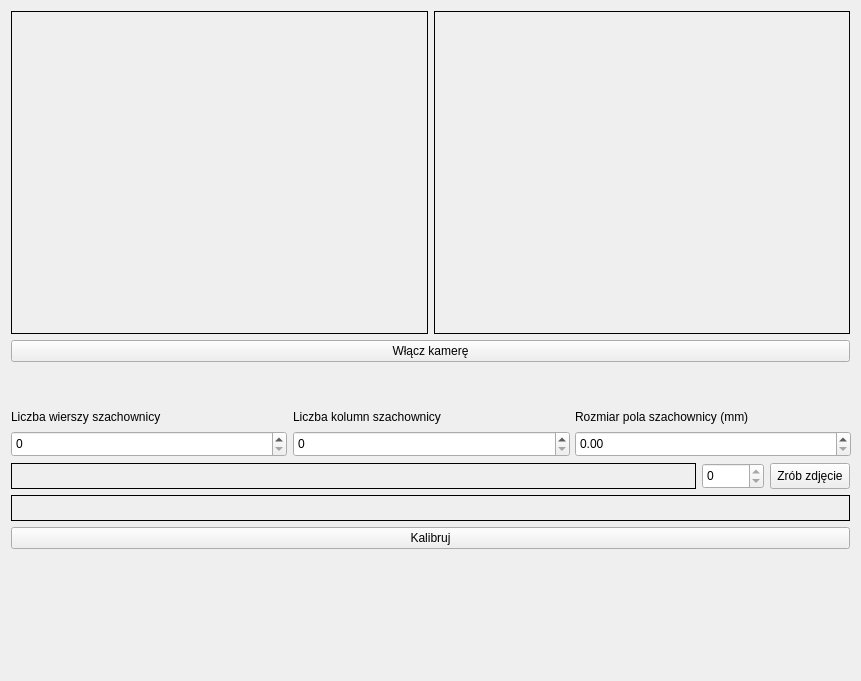
<?xml version="1.0" encoding="UTF-8"?>
<ui version="4.0">
 <class>widgetCalibration</class>
 <widget class="QWidget" name="widgetCalibration">
  <property name="geometry">
   <rect>
    <x>0</x>
    <y>0</y>
    <width>861</width>
    <height>681</height>
   </rect>
  </property>
  <property name="minimumSize">
   <size>
    <width>861</width>
    <height>681</height>
   </size>
  </property>
  <property name="windowTitle">
   <string>Form</string>
  </property>
  <layout class="QVBoxLayout" name="verticalLayout">
   <item>
    <layout class="QGridLayout" name="gridLayout">
     <property name="sizeConstraint">
      <enum>QLayout::SetNoConstraint</enum>
     </property>
     <item row="0" column="0">
      <widget class="QLabel" name="leftCamera">
       <property name="minimumSize">
        <size>
         <width>412</width>
         <height>303</height>
        </size>
       </property>
       <property name="sizeIncrement">
        <size>
         <width>1</width>
         <height>1</height>
        </size>
       </property>
       <property name="frameShape">
        <enum>QFrame::Box</enum>
       </property>
       <property name="text">
        <string/>
       </property>
      </widget>
     </item>
     <item row="0" column="1">
      <widget class="QLabel" name="rightCamera">
       <property name="minimumSize">
        <size>
         <width>412</width>
         <height>303</height>
        </size>
       </property>
       <property name="sizeIncrement">
        <size>
         <width>1</width>
         <height>1</height>
        </size>
       </property>
       <property name="frameShape">
        <enum>QFrame::Box</enum>
       </property>
       <property name="text">
        <string/>
       </property>
      </widget>
     </item>
    </layout>
   </item>
   <item>
    <widget class="QPushButton" name="pushButtonTurnCameraOn">
     <property name="text">
      <string>Włącz kamerę</string>
     </property>
     <property name="checkable">
      <bool>true</bool>
     </property>
     <property name="checked">
      <bool>false</bool>
     </property>
    </widget>
   </item>
   <item>
    <spacer name="verticalSpacer">
     <property name="orientation">
      <enum>Qt::Vertical</enum>
     </property>
     <property name="sizeType">
      <enum>QSizePolicy::Fixed</enum>
     </property>
     <property name="sizeHint" stdset="0">
      <size>
       <width>20</width>
       <height>40</height>
      </size>
     </property>
    </spacer>
   </item>
   <item>
    <layout class="QGridLayout" name="gridLayout_2">
     <item row="1" column="0">
      <widget class="QSpinBox" name="spinBoxRows">
       <property name="minimumSize">
        <size>
         <width>276</width>
         <height>26</height>
        </size>
       </property>
      </widget>
     </item>
     <item row="1" column="1">
      <widget class="QSpinBox" name="spinBoxCols">
       <property name="minimumSize">
        <size>
         <width>277</width>
         <height>26</height>
        </size>
       </property>
      </widget>
     </item>
     <item row="1" column="2">
      <widget class="QDoubleSpinBox" name="doubleSpinBoxSquareSize">
       <property name="minimumSize">
        <size>
         <width>276</width>
         <height>26</height>
        </size>
       </property>
      </widget>
     </item>
     <item row="0" column="0">
      <widget class="QLabel" name="label">
       <property name="minimumSize">
        <size>
         <width>276</width>
         <height>17</height>
        </size>
       </property>
       <property name="maximumSize">
        <size>
         <width>16777215</width>
         <height>17</height>
        </size>
       </property>
       <property name="text">
        <string>Liczba wierszy szachownicy</string>
       </property>
      </widget>
     </item>
     <item row="0" column="1">
      <widget class="QLabel" name="label_2">
       <property name="minimumSize">
        <size>
         <width>277</width>
         <height>17</height>
        </size>
       </property>
       <property name="maximumSize">
        <size>
         <width>16777215</width>
         <height>17</height>
        </size>
       </property>
       <property name="text">
        <string>Liczba kolumn szachownicy</string>
       </property>
      </widget>
     </item>
     <item row="0" column="2">
      <widget class="QLabel" name="label_3">
       <property name="minimumSize">
        <size>
         <width>276</width>
         <height>17</height>
        </size>
       </property>
       <property name="maximumSize">
        <size>
         <width>16777215</width>
         <height>17</height>
        </size>
       </property>
       <property name="text">
        <string>Rozmiar pola szachownicy (mm)</string>
       </property>
      </widget>
     </item>
    </layout>
   </item>
   <item>
    <layout class="QHBoxLayout" name="horizontalLayout">
     <item>
      <widget class="QLabel" name="labelLastPictStatus">
       <property name="sizePolicy">
        <sizepolicy hsizetype="Preferred" vsizetype="Preferred">
         <horstretch>11</horstretch>
         <verstretch>0</verstretch>
        </sizepolicy>
       </property>
       <property name="maximumSize">
        <size>
         <width>16777215</width>
         <height>26</height>
        </size>
       </property>
       <property name="frameShape">
        <enum>QFrame::Box</enum>
       </property>
       <property name="text">
        <string/>
       </property>
      </widget>
     </item>
     <item>
      <widget class="QSpinBox" name="spinBoxCollectedSets">
       <property name="sizePolicy">
        <sizepolicy hsizetype="Minimum" vsizetype="Fixed">
         <horstretch>1</horstretch>
         <verstretch>0</verstretch>
        </sizepolicy>
       </property>
       <property name="maximumSize">
        <size>
         <width>16777215</width>
         <height>26</height>
        </size>
       </property>
       <property name="readOnly">
        <bool>true</bool>
       </property>
       <property name="maximum">
        <number>1024</number>
       </property>
      </widget>
     </item>
     <item>
      <widget class="QPushButton" name="pushButtonTakePicture">
       <property name="sizePolicy">
        <sizepolicy hsizetype="Minimum" vsizetype="Fixed">
         <horstretch>1</horstretch>
         <verstretch>0</verstretch>
        </sizepolicy>
       </property>
       <property name="maximumSize">
        <size>
         <width>16777215</width>
         <height>26</height>
        </size>
       </property>
       <property name="text">
        <string>Zrób zdjęcie</string>
       </property>
      </widget>
     </item>
    </layout>
   </item>
   <item>
    <widget class="QLabel" name="labelCalibrationStatus">
     <property name="minimumSize">
      <size>
       <width>0</width>
       <height>26</height>
      </size>
     </property>
     <property name="maximumSize">
      <size>
       <width>16777215</width>
       <height>26</height>
      </size>
     </property>
     <property name="frameShape">
      <enum>QFrame::Box</enum>
     </property>
     <property name="text">
      <string/>
     </property>
    </widget>
   </item>
   <item>
    <widget class="QPushButton" name="pushButtonCalibrate">
     <property name="text">
      <string>Kalibruj</string>
     </property>
    </widget>
   </item>
   <item>
    <spacer name="verticalSpacer_2">
     <property name="orientation">
      <enum>Qt::Vertical</enum>
     </property>
     <property name="sizeType">
      <enum>QSizePolicy::Fixed</enum>
     </property>
     <property name="sizeHint" stdset="0">
      <size>
       <width>20</width>
       <height>121</height>
      </size>
     </property>
    </spacer>
   </item>
  </layout>
 </widget>
 <resources/>
 <connections/>
</ui>
